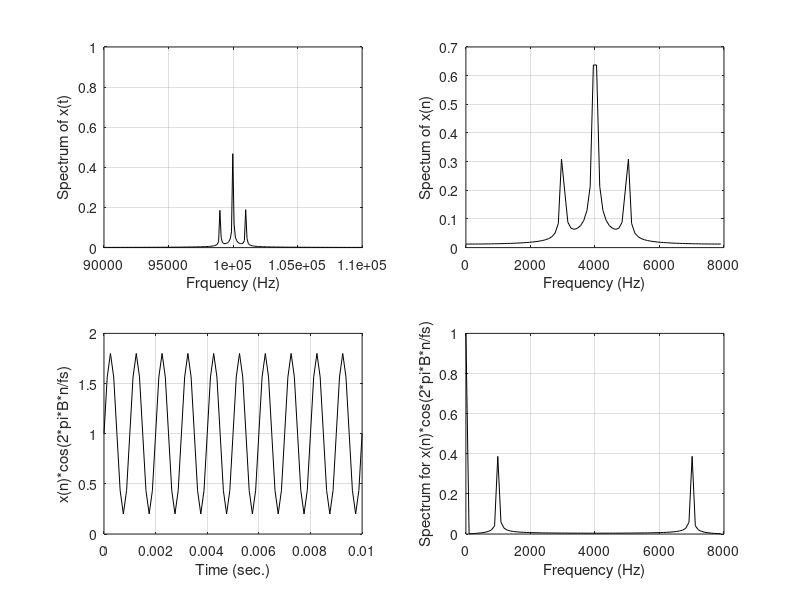

The MATLAB script that drew this image:
clear all
close all
fs=8000;
fm=1000;
fcr=100000;  % carrier frequency

% am=(1+0.5*cos(2*pi*fm*t)).*cos(2*pi*fcr*t)
t1=0:1/(5*fcr):0.01;
am_c=(1+0.8*sin(2*pi*fm*t1));
am_c=am_c.*cos(2*pi*fcr*t1);
t=0:1/fs:0.01;
am=(1+0.8*sin(2*pi*fm*t));
am=am.*cos(2*pi*fcr*t);
mixam=am.*cos(2*pi*4000*t);
xf_c=abs(fft(am_c))/length(t1);
f1=[0:1:length(t1)-1]*5*fcr/length(t1);
xf=abs(fft(am))/length(t);
f=[0:1:length(t)-1]*fs/length(t);
%subplot(2,2,1);plot(t1,am_c,'k');grid
%xlabel('Time (sec.)');
%ylabel('AM signal');
subplot(2,2,1);plot(f1,xf_c,'k');grid
xlabel('Frquency (Hz)');
ylabel('Spectrum of x(t)');
axis([90000 110000 0 1]);
subplot(2,2,4);plot(f,abs(fft(mixam))/length(t),'k');grid
xlabel('Frequency (Hz)');
ylabel('Spectrum for x(n)*cos(2*pi*B*n/fs)');
subplot(2,2,3);plot(t,mixam,'k');grid
xlabel('Time (sec.)');
ylabel('x(n)*cos(2*pi*B*n/fs)');
subplot(2,2,2);plot(f,xf,'k');grid;
xlabel('Frequency (Hz)');
ylabel('Spectum of x(n)');

